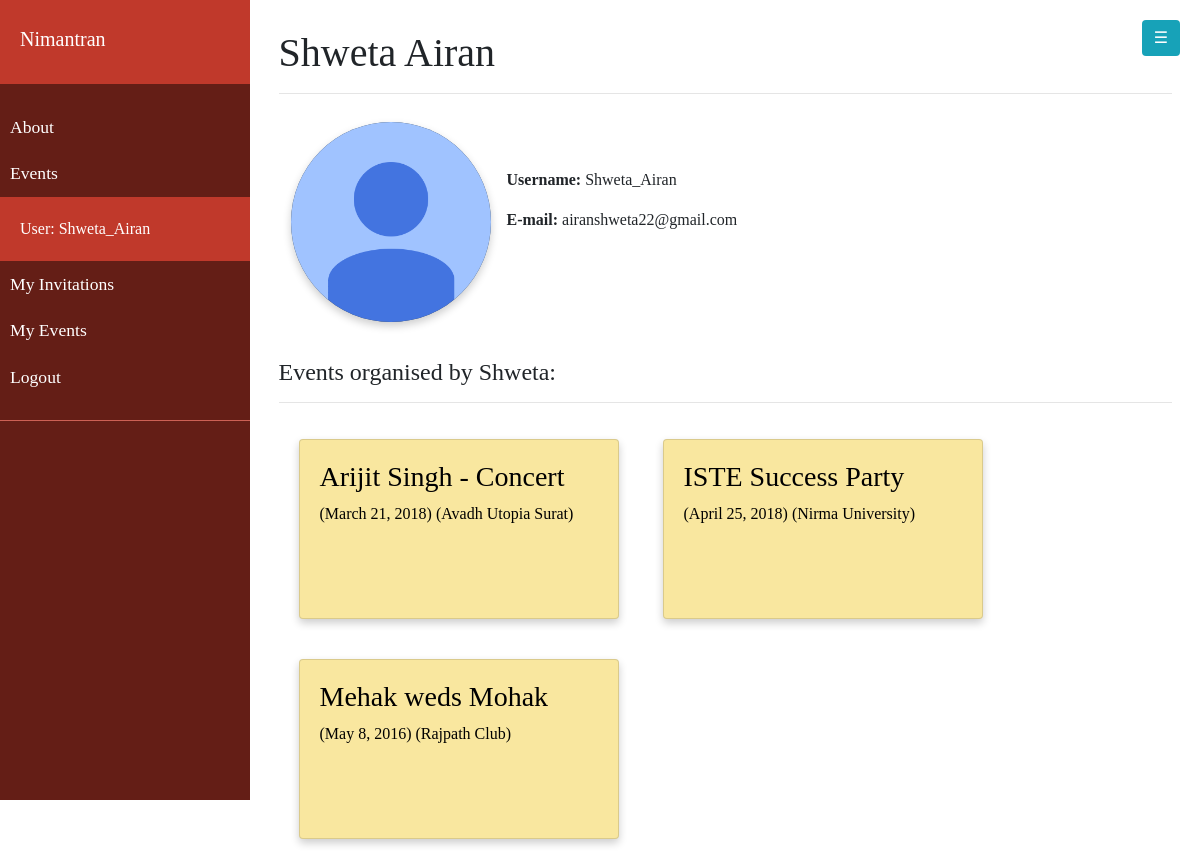
Page /catalog/user/1 on the earlier database version.
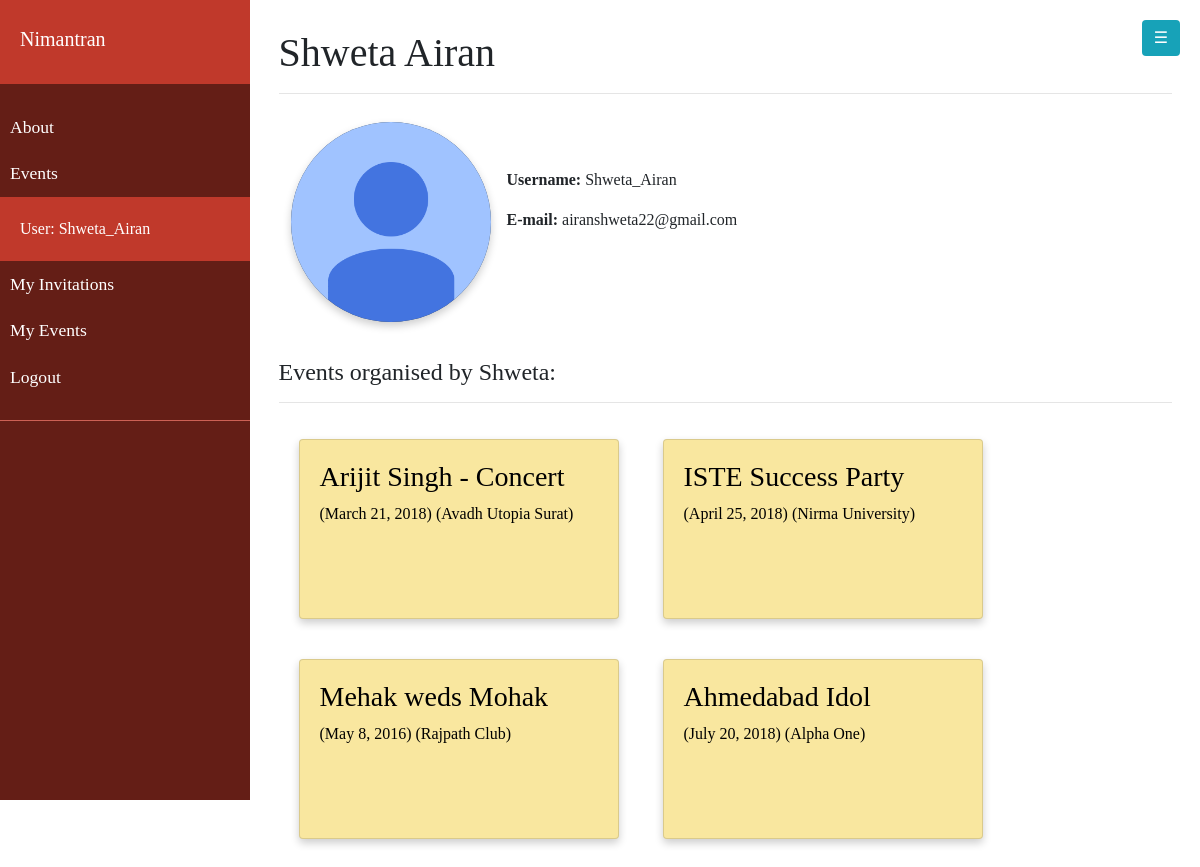
Same page on the later database version.
### catalog/models.py (models this page shows, shortened)
class Event(models.Model):
    title = models.CharField(max_length = 200, help_text = "Provide a title to your event.")
    description = models.CharField(max_length = 500, help_text = "Briefly describe in 500 chars.")
    dateFrom = models.DateField()
    dateTo = models.DateField()
    organizer = models.ForeignKey(User, on_delete = models.SET_NULL, null=True, blank=True)
    cateory = models.ManyToManyField(Category, help_text = "Select a category for this event")
    venue = models.ForeignKey(Venue, help_text = "Select the venue", on_delete = models.DO_NOTHING)
    public = models.BooleanField(default = True)
    def get_absolute_url(self):
        return reverse('event-detail', args=[str(self.id)])

class Venue(models.Model):
    name = models.CharField(max_length = 200)
    address = models.CharField(max_length = 500, help_text = "address of the venue")
    capacity = models.IntegerField(help_text = "Maximum capacity of the venue")
    lat = models.DecimalField(help_text = "Latitude for the venue", null=True, blank=True, max_digits=10, decimal_places=7)
    lng = models.DecimalField(help_text = "Longitude for the venue", null=True, blank=True, max_digits=10, decimal_places=7)

### catalog/views.py (the view)
# urls.py: path('user/<int:pk>', views.UserDetailView.as_view(), name='profile'),
class UserDetailView(generic.DetailView):
    model = User

### catalog/templates/catalog/user_detail.html
{% extends "base_generic.html" %}
{% block content %}
  <div style="padding: 3%">
      <h1>{{ user.first_name }} {{ user.last_name }}</h1>
      <hr>
      <div>
          {% load static %}
          <img src="{% static "catalog/avatar.jpg" %}" class="card-display" alt="avatar" style="padding:0px; height: 200px; width: auto; border-radius: 50%"/>
          <div style="display: inline-block; margin: 0px; padding: 0px;">
              <p><strong>Username:</strong> {{ user.username }}</p>
              <p><strong>E-mail:</strong> {{ user.email }}</p>
          </div>
      </div>
      <br>
      <h4>Events organised by {{ user.first_name }}:</h4>
      <hr>
      <div class="outer">
        {% for event in user.event_set.all %}
            <a class="card" href="{{ event.get_absolute_url }}">
                <h3>{{ event.title }}</h3>
                ({{event.dateTo}}) ({{event.venue.name}})
            </a>
        {% endfor %}
    </div>
  </div>
{% endblock %}

### catalog/templates/base_generic.html (shortened to what this page needs)
<!DOCTYPE html>
<html lang="en">
<head>
    <link rel="stylesheet" href="https://maxcdn.bootstrapcdn.com/bootstrap/4.0.0/css/bootstrap.min.css">
    <link rel="stylesheet" href="https://cdnjs.cloudflare.com/ajax/libs/font-awesome/4.7.0/css/font-awesome.min.css">
    <link rel="stylesheet" href="https://cdnjs.cloudflare.com/ajax/libs/malihu-custom-scrollbar-plugin/3.1.5/jquery.mCustomScrollbar.min.css">
    {% load static %}
    <link rel="stylesheet" href="{% static "catalog/style.css" %}">
</head>
<body>
    <div class="wrapper">
        {% block sidebar %}
            <nav id="sidebar">
                <div class="sidebar-header">
                    <h3><a class="navbar-brand active" href="{% url 'index' %}">Nimantran</a><h3>
                </div>
                <ul class="list-unstyled components">
                    <li><a href="{% url 'about' %}">About</a></li>
                    <li><a href="{% url 'events' %}">Events</a></li>
                    {% if user.is_authenticated %}
                        <li class="sidebar-header">User: {{ user.get_username }}</li>
                        <li><a href="{% url 'my-invited' %}">My Invitations</a></li>
                        <li><a href="{% url 'my-organized' %}">My Events</a></li>
                        <li><a href="{% url 'logout'%}?next={{request.path}}">Logout</a></li>
                    {% else %}
                        <li><a href="{% url 'login'%}?next={{request.path}}">Login</a></li>
                    {% endif %}
                </ul>
            </nav>
        {% endblock %}
        <div id="content">
            <button type="button" id="sidebarCollapse" class="btn btn-info navbar-btn" style="margin: 20px; float: right;">
                &#9776;
            </button>
            {% block content %}{% endblock %}
        </div>
    </div>
</body>
</html>

### catalog/static/catalog/style.css (style rules this page uses)
* { font-family: 'Google sans' }
.outer { width: 100%; }
.card { box-shadow: 0 4px 8px 0 rgba(0,0,0,0.2); transition: 0.3s; padding: 20px; width: 320px; height: 180px; margin: 20px; display: inline-block; background-color: #F9E79F; color: black; }
.card-display { box-shadow: 0 4px 8px 0 rgba(0,0,0,0.2); padding: 10px; width: 240px; height: auto; margin: 12px; display: inline-block; background-color: #2C3E50; border-radius: 8px; transition: 0.2s; }
a, a:hover, a:focus { color: inherit; text-decoration: none; transition: all 0.3s; }
.navbar-btn { box-shadow: none; outline: none !important; border: none; }
#sidebar { width: 250px; position: fixed; top: 0; left: 0; height: 100vh; z-index: 999; background: #641E16; color: #fff; transition: all 0.3s; }
#sidebar .sidebar-header { padding: 20px; background: #C0392B; }
#sidebar ul.components { padding: 20px 0; border-bottom: 1px solid #CD6155; }
#sidebar ul li a { padding: 10px; font-size: 1.1em; display: block; }
#content { width: calc(100% - 250px); min-height: 100vh; transition: all 0.3s; position: absolute; top: 0; right: 0; }

Differences in the rows shown:
added Event: title "Ahmedabad Idol", dateTo "July 20, 2018", venue.name "Alpha One"
